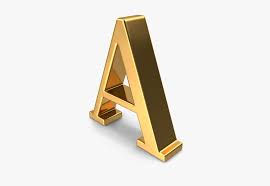
//> input picture opencv_testimage.jpeg, 270 x 186 px
$ ./method2 opencv_testimage.jpeg 'Projected Frame.jpeg' 100 100   (built with g++ and OpenCV 4)
//> lines starting //> are read from the running program, lines starting //| are printed output that depends on the picture
#include "opencv2/opencv.hpp"
#include <iostream>
#include <stdexcept>
#include <fstream>

using namespace std;
using namespace cv;
// Comparator Function for sorting of Source points( As Clicked By User)
bool comp(pair<int,int> x,pair<int,int> y)
{
    if(x.second<y.second)
        return true;
    if(x.second == y.second)
    {
        return x.first<y.first;
    }
    return false;
}

// Global Vectors for storing points
vector<Point2f> source_pts,destination_pts;
vector<pair<int,int>> source_pts_temp,destination_pts_temp;

Mat homography;

// Global Variable for storing number of times left mouse button is clicked on the displayed image
int number_of_mouse_clicks = 0;

// Processing Clicked Points
void CLICKDETECTION(int event, int x, int y, int flags, void* userdata)
{
    if( event == EVENT_LBUTTONDOWN and number_of_mouse_clicks < 4 )
    {
        source_pts_temp.push_back(make_pair(x,y));
        number_of_mouse_clicks++;
        if(number_of_mouse_clicks == 4)
        {
            destroyWindow("Original Frame");
        }
    }

}

// AutoScaling Destinantion Points according to size of image
/*
    We used Riju Ma'am destination point coordinates. But if original image has small size then there could be a issue of
    going out of boundary. So to accomodate that we scaled the destination points using the normal image size as 1920x1080.
*/
void AutoScaling (int a , int b) {
    for (int i = 0; i<4 ; i++){
        destination_pts_temp[i].first = destination_pts_temp[i].first*a/1920;
        destination_pts_temp[i].second = destination_pts_temp[i].second*b/1080;
        int x = destination_pts_temp[i].first;
        int y = destination_pts_temp[i].second;
        destination_pts.push_back(Point2f(x,y));
    }
}

void empty_image(string s, Mat&crop)
{
    // Reading Image
    Mat img = imread(s, IMREAD_GRAYSCALE);

    // Error Reading Image
    if ( !img.data )
    {
        throw std::invalid_argument( "Image File not found or unable to open");
        return;
    }

    // Creating a Window Frame
    namedWindow("Original Frame",  WINDOW_AUTOSIZE);

    // Detecting a Mouse Click
    setMouseCallback("Original Frame", CLICKDETECTION, NULL);

    // Showing the Image Frame
    imshow("Original Frame", img);

    // Storing size of image for Autoscaling
    int width_of_inputimage = img.cols; // x coordinate
    int height_of_inputimage=img.rows;  // y coordinate

    // Storing Points in the order (Top Left,Top Right,Bottom Left,Bottom Right)
    destination_pts_temp = {make_pair(472,52),make_pair(800,52),make_pair(472,830),make_pair(800,830)};

    /*
        Automatially Closing the image frame when user clicks 4 points(handled in CLICKDETECTION function).
        If 4 clicks not detected on the frame and the frame is closed or a key is pressed then raising an exception.

    */
    waitKey(0);
    if(cv::getWindowProperty("Original Frame",cv::WND_PROP_VISIBLE)!=1 and number_of_mouse_clicks < 4)
    {
        throw std::invalid_argument( "Image Closed before selecting 4 points");
        return;
    }
    source_pts_temp[0]=make_pair(464,1008);
    source_pts_temp[1]=make_pair(997,213);
    source_pts_temp[2]=make_pair(1265,197);
    source_pts_temp[3]=make_pair(1513,1012);


    // Ordering the Points Clicked by the user according to (Top Left,Top Right,Bottom Left,Bottom Right)
    sort(source_pts_temp.begin(),source_pts_temp.end(),comp);
    sort(source_pts_temp.begin(),source_pts_temp.begin()+2);
    sort(source_pts_temp.begin()+2,source_pts_temp.end());

    // Storing Source points in the OpenCV coordinates format
    for(int i = 0; i< 4; i++)
    {
        source_pts.push_back(Point2f(source_pts_temp[i].first,source_pts_temp[i].second));
    }

    //Calling the autoscaling Function
    AutoScaling(width_of_inputimage,height_of_inputimage);

    // Finding the homography matrix for given 2 set of points
    homography = findHomography(source_pts,destination_pts);

    // Defining Matrix for the projected image
    Mat projected_image;

    // Correcting the Camera Angle based on the found Homography Matrix
    warpPerspective(img,projected_image,homography,img.size());


    // Showing the Projected Image
    // Defining the Cropped Coordinates for Cropping the Image
    Rect cropped_coordinates;

    //Setting the Top Left Coordinate from where the Image will be Cropped
    cropped_coordinates.x = destination_pts_temp[0].first;
    cropped_coordinates.y = destination_pts_temp[0].second;

    // Size of the Cropped Image
    cropped_coordinates.width = destination_pts_temp[1].first - destination_pts_temp[0].first;
    cropped_coordinates.height = destination_pts_temp[2].second - destination_pts_temp[0].second;

    // Forming the Matrix for Cropped Image
    crop = projected_image(cropped_coordinates);


    return;
}
void homography_of_frames(Mat img,Mat&crop)
{

    // Defining Matrix for the projected image
    Mat projected_image;

    // Correcting the Camera Angle based on the found Homography Matrix
    warpPerspective(img,projected_image,homography,img.size());


    // Showing the Projected Image
    // Defining the Cropped Coordinates for Cropping the Image
    Rect cropped_coordinates;

    //Setting the Top Left Coordinate from where the Image will be Cropped
    cropped_coordinates.x = destination_pts_temp[0].first;
    cropped_coordinates.y = destination_pts_temp[0].second;

    // Size of the Cropped Image
    cropped_coordinates.width = destination_pts_temp[1].first - destination_pts_temp[0].first;
    cropped_coordinates.height = destination_pts_temp[2].second - destination_pts_temp[0].second;

    // Forming the Matrix for Cropped Image
    crop = projected_image(cropped_coordinates);

}

int main(int argc, char** argv)
{

    if(argc < 5)
    {
        cout<<"Please specify empty Image file as well Video file name in the format : ./a.out $(filename) $(Video Filename) or"<<endl;
        cout<<"To Compile and Execute Type Command : make all empty=$(filename) video = $(Video Filename)\nTo Compile Type Command : make compile\nTo Execute Type Command : make run empty=$(filename) video=$(Video Filename)"<<endl;
        throw std::invalid_argument( "Wrong Command Line Argument");
        return -1;
    }

    if(argc > 5)
    {
        cout<<"Too Many Arguments. Enter only a Empty Image Filename and Video Filename"<<endl;
        cout<<"To Execute Type Command : ./a.out $(filename) $(Video Filename) or"<<endl;
        cout<<"To Compile and Execute Type Command : make all empty=$(filename) video = $(Video Filename)\nTo Compile Type Command : make compile\nTo Execute Type Command : make run empty=$(filename) video=$(Video Filename)"<<endl;
        throw std::invalid_argument( "Wrong Command Line Argument");
        return -1;
    }
    int x = stoi(argv[3]);
    int y = stoi(argv[4]);
    if(x<=0 or y<=0)
    {
        cout<< "Resolution dimensions has to be greater than 0"<<endl;
        throw std::invalid_argument( "Wrong Command Line Argument");
    }
    Size size(x,y);
    Mat dst;

    // Reading the Video
    VideoCapture cap(argv[2]);

    // if not success, exit program
    if (cap.isOpened() == false)
    {
        cout << "Cannot open the video file" << endl;
        return -1;
    }

    // Creating Matrix for Empty(Background) Image according to points chosen by user
    Mat emptyimg;
    time_t method2_start,method2_end;
    empty_image(argv[1], emptyimg);
//> in empty_image, `Mat img = imread(s, IMREAD_GRAYSCALE);`:
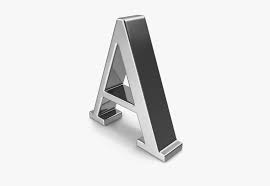
//> img: 186 rows x 270 cols, CV_8UC1; min 14, max 255, mean 229.5
//> the left mouse button is pressed and released at (67, 46)
//> the left mouse button is pressed and released at (202, 46)
//> the left mouse button is pressed and released at (202, 139)
//> the left mouse button is pressed and released at (67, 139)
//> in empty_image, `warpPerspective(img,projected_image,homography,img.size());`: projected_image: 186 rows x 270 cols, CV_8UC1; every value is 0
//> in empty_image, `crop = projected_image(cropped_coordinates);`: crop: 134 rows x 46 cols, CV_8UC1; every value is 0
    resize(emptyimg,dst,size,0,0,INTER_NEAREST);
//> dst: 100 rows x 100 cols, CV_8UC1; every value is 0
    emptyimg = dst.clone();
    time(&method2_start);
    // Storing Previous Frames
    Mat cropped_frame_prev,cropped_frame_2ndlast,cropped_frame_3rdlast;

    // Counting Number of frames
    int l = 0;


     // std::ofstream myfile;
     // myfile.open ("example3.csv");
     // myfile << "Time(in seconds),Queue Density,Dynamic Density,\n";

    std::ofstream myfile;
    myfile.open ("method2.csv");
    myfile << "Time(in seconds),Queue Density,Dynamic Density,\n";

    //Iterating Frame by Frame
    while (true)
    {
        Mat frame;
        bool done = cap.read(frame); // read a new frame from video
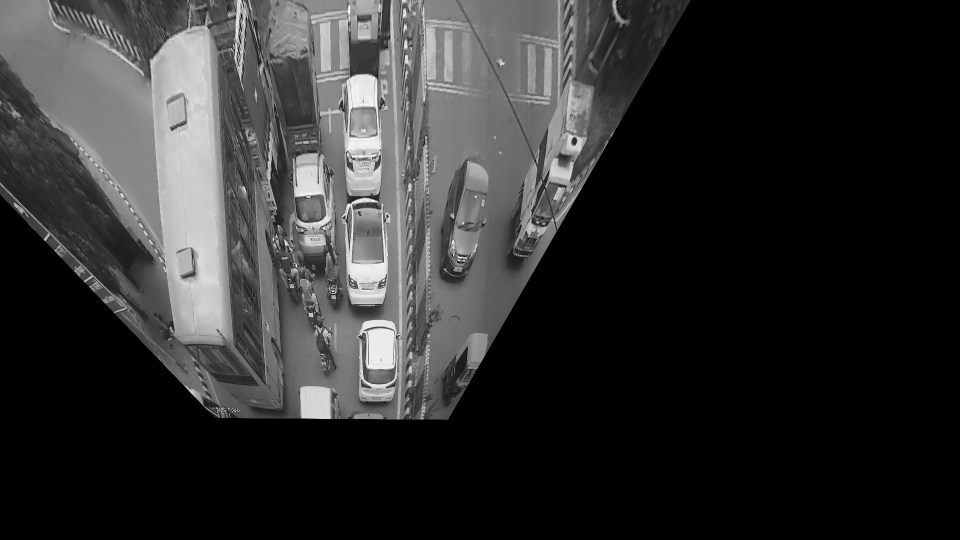
//> input picture Projected Frame.jpeg, 1920 x 1080 px (shown at 1/2 size)
//> frame is the input picture: 1080 rows x 1920 cols, CV_8UC3; min 0, max 255, mean 47.5

        int total_pixels = 0;
        int static_pixels = 0; // Counting Number of pixels changed in the current frame relative to backgroun image
        int dynamic_pixels = 0; // Counting Number of pixels changed in the last 3 frames
        int e_static = 35; // Error for estimating queue density (Found Experimentally)
        int e_dynamic = 0;  // error for estimating dynamic density (Found Experimentally)

        //Breaking the while loop at the end of the video
        if (done == false)
        {
            cout << "Found the end of the video" << endl;
            break;
        }

        //Converting Video Frame to grayscale
        Mat temp_gray;
        cvtColor(frame, temp_gray, COLOR_BGR2GRAY);
        frame = temp_gray;
        Mat cropped_frame;


        // Applying Homography to the current frame
        homography_of_frames(frame,cropped_frame);
//> in homography_of_frames, `warpPerspective(img,projected_image,homography,img.size());`:
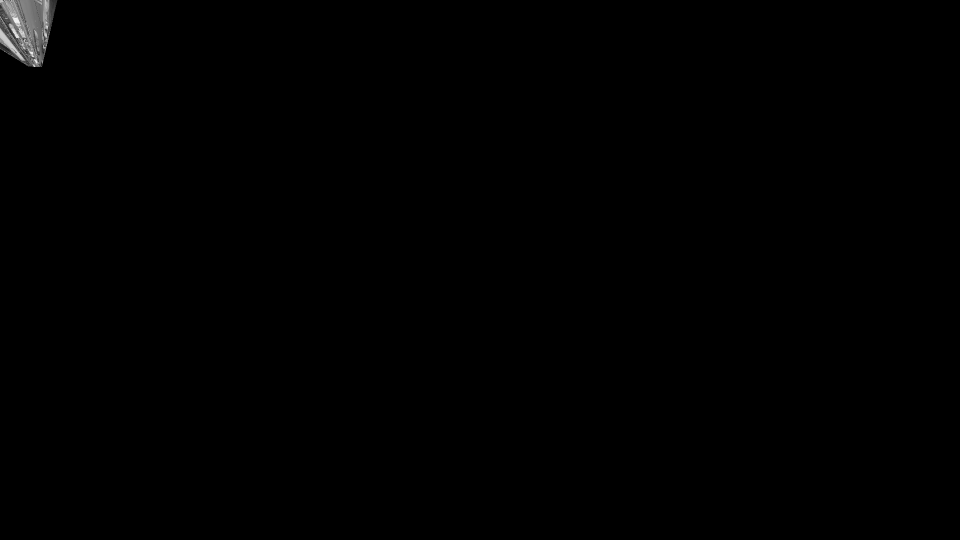
//> projected_image: 1080 rows x 1920 cols, CV_8UC1 (shown at 1/2 size); min 0, max 252, mean 0.7
//> in homography_of_frames, `crop = projected_image(cropped_coordinates);`:
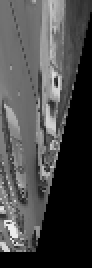
//> crop: 134 rows x 46 cols, CV_8UC1 (shown 2 times larger); min 0, max 240, mean 73.9
        resize(cropped_frame,dst,size,0,0,INTER_NEAREST);
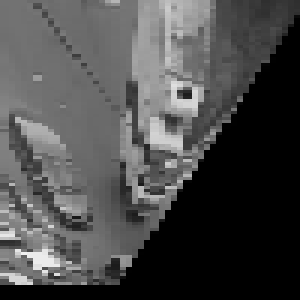
//> dst: 100 rows x 100 cols, CV_8UC1 (shown 3 times larger); min 0, max 240, mean 75.1
        cropped_frame = dst.clone();

        // Estimating Pixels changed in static and dynamic matrix
        for(int i=0;i<emptyimg.rows;i++) {
            for (int j=0;j<emptyimg.cols;j++){
                total_pixels++;
                int a = emptyimg.at<uchar>(i,j) - cropped_frame.at<uchar>(i,j);
                if (abs(a) > e_static){
                    static_pixels++;
                }

                if (l>2){
                    int b = cropped_frame_prev.at<uchar>(i,j) - cropped_frame.at<uchar>(i,j);
                    int c = cropped_frame_2ndlast.at<uchar>(i,j) - cropped_frame_prev.at<uchar>(i,j);
                    int d = cropped_frame_3rdlast.at<uchar>(i,j) -cropped_frame_2ndlast.at<uchar>(i,j);
                    if (abs(b) > e_dynamic and abs(c) > e_dynamic and abs(d) > e_dynamic ){
                        dynamic_pixels++;
                    }
                }
            }
        }
//> this loop made 100 passes
//> (total_pixels, static_pixels) on passes 1 to 12: (100, 100), (200, 200), (300, 300), (400, 400), (500, 500), (600, 598), (700, 696), (800, 794), (900, 890), (1000, 986), (1100, 1082), (1200, 1178)
//> after the loop, total_pixels = 10000; static_pixels = 6701; dynamic_pixels = 0

        // calculating queue and dynamic density
        float output_static = ((float)static_pixels)/((float)total_pixels);
//> output_static = 0.67
        float output_dynamic = ((float)dynamic_pixels)/((float)total_pixels);
//> output_dynamic = 0


        cout<<fixed<<setprecision(3);

        // Updating States
        l++;
        cropped_frame_3rdlast = cropped_frame_2ndlast;
        cropped_frame_2ndlast = cropped_frame_prev;
        cropped_frame_prev = cropped_frame;

        // Improving Queue Density
        while(output_dynamic>=output_static or (output_static-output_dynamic<0.001 and output_dynamic<=output_static))
        {
            e_static/=1.15;
            if(e_static<1.5)
            {
                output_static=output_dynamic+0.05;
                break;
            }
            static_pixels=0;
            total_pixels=0;
            for(int i=0;i<emptyimg.rows;i++) {
                for (int j=0;j<emptyimg.cols;j++){
                    total_pixels++;
                    int a = emptyimg.at<uchar>(i,j) - cropped_frame.at<uchar>(i,j);
                    if (abs(a) > e_static){
                        static_pixels++;
                    }
                }
            }
            output_static = ((float)static_pixels)/((float)total_pixels);
        }
//> this loop made 0 passes
//> after the loop, e_static = 35; static_pixels = 6701; total_pixels = 10000

        // Outputting the Values on the terminal
        cout<<"Frame no: "<<l<<"    Queue density: "<<output_static<<"    dynamic density: "<<output_dynamic<<endl;
//| Frame no: 1    Queue density: 0.670    dynamic density: 0.000


        myfile << (float)l/((float)15.000) << "," <<output_static << "," << output_dynamic<<",\n";
    }
    time(&method2_end);
    double method2 = double(method2_end-method2_start);
    cout<<method2<<endl;
    cout<<endl;
    cout<<"total pixels : " << x*y<<endl;
    return 0;

}
